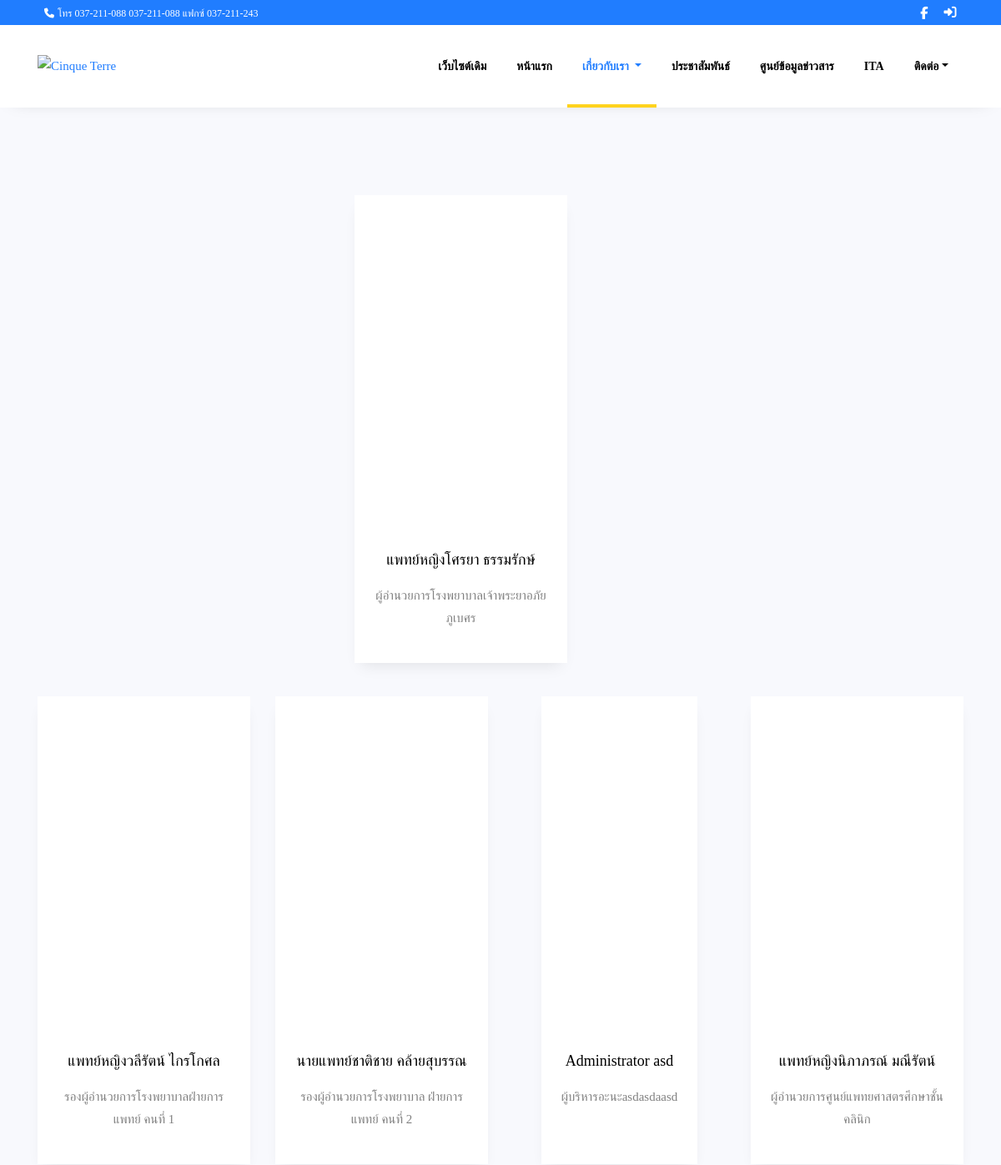
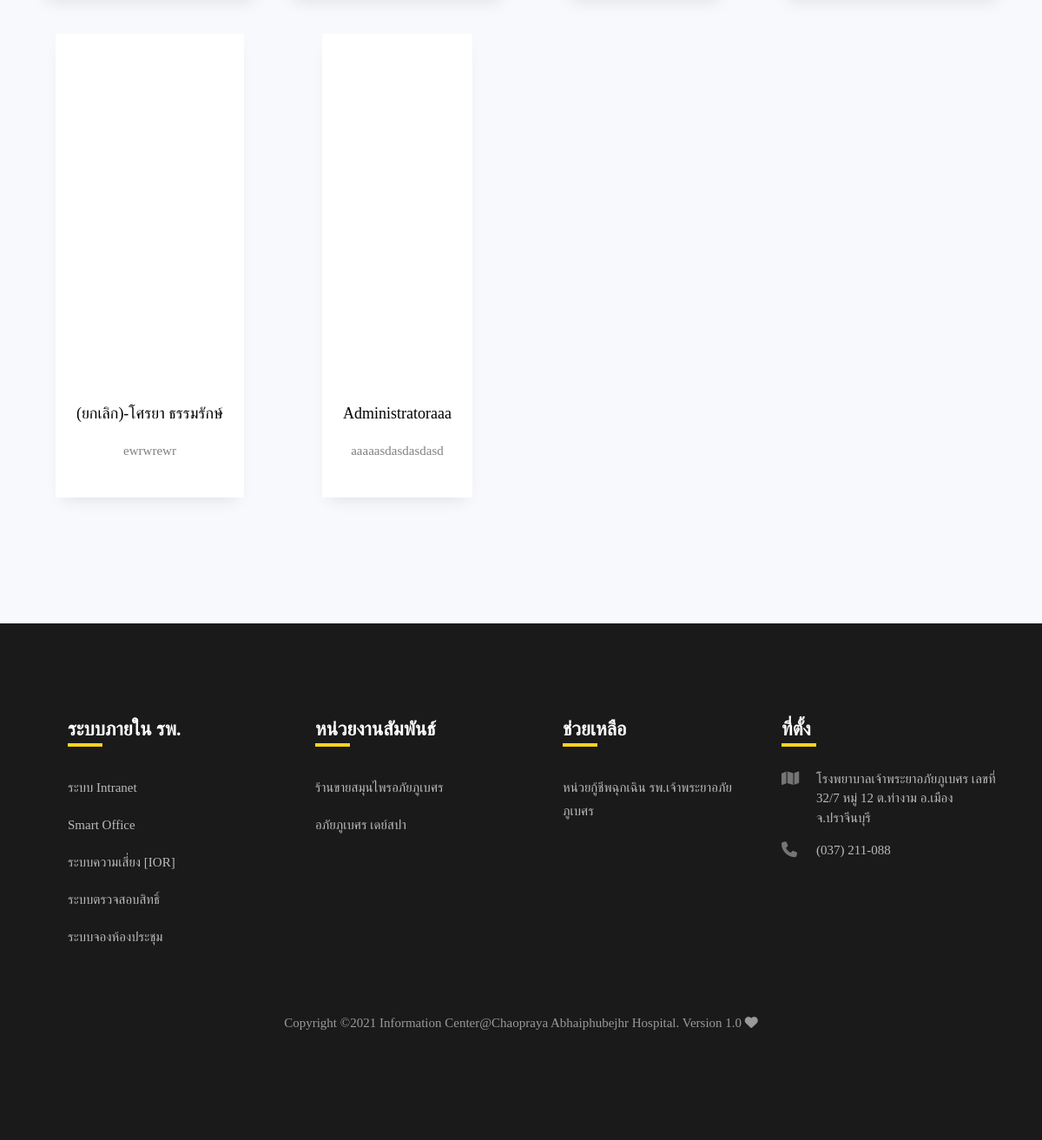
Page /Pages/manager.php on the committed database (2 pictures, top to bottom).
### tables this page shows
CREATE TABLE `cpa_ceo`  (
  `cpa_ceo_id` int(11) NOT NULL AUTO_INCREMENT,
  `cpa_ceo_name` varchar(255) DEFAULT NULL,
  `cpa_ceo_detail` varchar(255) DEFAULT NULL,
  `cpa_ceo_picturename` varchar(255) DEFAULT NULL,
  `cpa_ceo_position_show` int(20) DEFAULT NULL,
  `cpa_ceo_createdate` datetime(0) DEFAULT NULL,
  `cpa_ceo_statusactive` int(3) DEFAULT NULL,
  PRIMARY KEY (`cpa_ceo_id`) USING BTREE
);

CREATE TABLE `cpa_web_footer_group`  (
  `cpa_footer_group_id` int(11) NOT NULL,
  `cpa_footer_group_name` varchar(255) DEFAULT NULL,
  `cpa_footer_status` int(5) DEFAULT NULL,
  PRIMARY KEY (`cpa_footer_group_id`) USING BTREE
);

CREATE TABLE `cpa_web_footermenu`  (
  `cpa_footer_id` int(11) NOT NULL AUTO_INCREMENT,
  `cpa_footer_name` varchar(255) DEFAULT NULL,
  `cpa_footer_link` varchar(255) DEFAULT NULL,
  `cpa_footer_group_id` int(50) DEFAULT NULL,
  `cpa_footer_status` varchar(50) DEFAULT NULL,
  PRIMARY KEY (`cpa_footer_id`) USING BTREE
);

### Pages/manager.php (the view, shortened to what this page needs)
<!DOCTYPE html>
<html lang="en">
<head>
	<?php include "./cpawebsite/components/header.php"; ?>
</head>
<body>
    <?php $page = "about";
    include "./cpawebsite/components/navbar.php"; ?>
    <section class="ftco-section bg-light">
        <div class="container">
            <div class="row d-flex">
            <?php
				$selectceo = "SELECT * FROM cpa_ceo where cpa_ceo_statusactive = '1' ORDER BY cpa_ceo_position_show desc";
				$queryselectceo = mysqli_query($con, $selectceo);
				while ($ResultCeo = mysqli_fetch_assoc($queryselectceo)) {
                    $cc +=1;
                ?>
                    <?php if($cc ==1 ) {echo  '<div class="col-md-4"></div>';}?>
					<div class="col-md-3 d-flex ftco-animate justify-content-center ">
						<div class="blog-entry align-self-stretch">
							<a class="block-heights" style="background-image: url('./cpawebsite/uploads/image/ceo/<?php echo $ResultCeo['cpa_ceo_picturename'];?>');">
							</a>
							<div class="text p-4 text-center">
								<h3 class="heading"><a href="#"><?php echo $ResultCeo['cpa_ceo_name'];?></a></h3>
								<p><?php echo $ResultCeo['cpa_ceo_detail'];?></p>
							</div>
                        </div>
                    </div>
                    <?php if($cc ==1 ) {echo  '<div class="col-md-4"></div>';}?>
				<?php } ?>
            </div>
        </div>
    </section>
    <?php include "./cpawebsite/components/footer.php" ?>
</body>
</html>

### components/header.php (shortened to what this page needs)
<link rel="stylesheet" href="https://stackpath.bootstrapcdn.com/font-awesome/4.7.0/css/font-awesome.min.css">
<link rel="stylesheet" href="./cpawebsite/css/animate.css">
<link rel="stylesheet" href="./cpawebsite/css/owl.carousel.min.css">
<link rel="stylesheet" href="./cpawebsite/css/owl.theme.default.min.css">
<link rel="stylesheet" href="./cpawebsite/css/magnific-popup.css">
<link rel="stylesheet" href="./cpawebsite/css/bootstrap-datepicker.css">
<link rel="stylesheet" href="./cpawebsite/css/jquery.timepicker.css">
<link rel="stylesheet" href="./cpawebsite/css/flaticon.css">
<link rel="stylesheet" href="./cpawebsite/css/style.css">

### components/navbar.php (shortened to what this page needs)
<div class="wrap">
	<div class="container">
		<div class="row">
			<div class="col-md-6 d-flex align-items-center">
				<p class="mb-0 phone pl-md-2">
					<a href="#" class="mr-2"><span class="fa fa-phone mr-1"></span>โทร 037-211-088 037-211-088 แฟกซ์ 037-211-243</a>
				</p>
			</div>
			<div class="col-md-6 d-flex justify-content-md-end">
				<div class="social-media">
					<p class="mb-0 d-flex">
						<a href="https://www.facebook.com/abhaibhubejhrhospital/" target="_blank" class="d-flex align-items-center justify-content-center"><span class="fab fa-facebook-f"></span></a>
						<a href="./cpawebsite/admin/login.php" target="_blank" class="d-flex align-items-center justify-content-center"><span class=""><i class="fas fa-sign-in-alt" aria-hidden="true"></i></span></a>
					</p>
				</div>
			</div>
		</div>
	</div>
</div>
<nav class="navbar navbar-expand-lg navbar-dark ftco_navbar bg-dark ftco-navbar-light" id="ftco-navbar">
	<div class="container">
	   <a href="./"><img src="./cpawebsite/uploads/image/apay.png"  alt="Cinque Terre" height="70"></a>
		<div class="collapse navbar-collapse" id="ftco-nav">
			<ul class="navbar-nav ml-auto">
				<li class="nav-item "> <a href="./web_63" class="nav-link">เว็บไซต์เดิม</a></li>
				<li class="nav-item <?php if ($page == "index") {
										echo "active";
									} ?>"> <a href="./" class="nav-link">หน้าแรก</a></li>
				<li class="nav-item <?php if ($page == "about") {
										echo "active";
									} ?> dropdown">
					<a class="nav-link dropdown-toggle" href="#" id="navbarDropdown" role="button" data-toggle="dropdown" aria-haspopup="true" aria-expanded="false">
						เกี่ยวกับเรา
					</a>
				</li>
				<li class="nav-item <?php if ($page == "news") {
										echo "active";
									} ?>"><a href="news" class="nav-link">ประชาสัมพันธ์</a></li>
				<li class="nav-item"><a href="http://wops.moph.go.th/ops/oic/" target="_blank" class="nav-link">ศูนย์ข้อมูลข่าวสาร</a></li>
				<li class="nav-item <?php if ($page == "ita") {
										echo "active";
									} ?> "><a href="./ita" class="nav-link">ITA</a></li>
				<li class="nav-item <?php if ($page == "contact") {
										echo "active";
									} ?> dropdown">
					<a class="nav-link dropdown-toggle" href="#" id="navbarDropdown" role="button" data-toggle="dropdown" aria-haspopup="true" aria-expanded="false"> ติดต่อ</a>
				</li>
			</ul>
		</div>
	</div>
</nav>

### components/footer.php (shortened to what this page needs)
<footer class="footer">
	<div class="container">
		<div class="row">
			<?php
			$selectfootergroup = "SELECT * FROM cpa_web_footer_group where cpa_footer_status = '1'";
			$queryfootergroup = mysqli_query($con, $selectfootergroup);
			while ($Result = mysqli_fetch_assoc($queryfootergroup)) {
			?>
				<div class="col-md-6 col-lg-3 pl-lg-5 mb-1 mb-md-0">
					<h2 class="footer-heading"><?php echo $Result['cpa_footer_group_name']; ?></h2>
					<ul class="list-unstyled">
						<?php
						$selectfootermenu = "SELECT * FROM cpa_web_footermenu where cpa_footer_group_id = '" . $Result["cpa_footer_group_id"] . "' and cpa_footer_status = '1'";
						$queryfootermenu = mysqli_query($con, $selectfootermenu);
						while ($Resultmenu = mysqli_fetch_assoc($queryfootermenu)) { ?>
							<li><a href="<?php  if($Resultmenu['cpa_footer_link'] =='' || null ){echo '#';}else echo $Resultmenu['cpa_footer_link'] ;?>"  class="py-2 d-block">
							<?php echo $Resultmenu['cpa_footer_name'] ;?></a></li>
						<?php } ?>
					</ul>
				</div>
			<?php } ?>
			<div class="col-md-6 col-lg-3 mb-4 mb-md-0">
				<h2 class="footer-heading">ที่ตั้ง</h2>
				<div class="block-23 mb-3">
					<ul>
						<li><span class="icon fa fa-map"></span><span class="text">โรงพยาบาลเจ้าพระยาอภัยภูเบศร เลขที่ 32/7 หมู่ 12 ต.ท่างาม อ.เมืองจ.ปราจีนบุรี </span></li>
						<li><a href="#"><span class="icon fa fa-phone"></span><span class="text">(037) 211-088</span></a></li>
					</ul>
				</div>
			</div>
		</div>
		<div class="row mt-5">
			<div class="col-md-12 text-center">
				<p class="copyright">
					Copyright &copy; Information Center@Chaopraya Abhaiphubejhr Hospital. Version 1.0 <i class="fa fa-heart" aria-hidden="true"></i>
				</p>
			</div>
		</div>
	</div>
</footer>

### components/navbar.php (style rules this page uses)
div { font-family: myFirstFont; }

### Pages/manager.php (style rules this page uses)
.block-heights { overflow: hidden; background-size: cover; background-repeat: no-repeat; --background-position: center center; height: 400px; position: relative; display: block; }

### rows in the picture
cpa_ceo: cpa_ceo_name "แพทย์หญิงโศรยา ธรรมรักษ์", cpa_ceo_detail "ผู้อำนวยการโรงพยาบาลเจ้าพระยาอภัยภูเบศร"
cpa_ceo: cpa_ceo_name "แพทย์หญิงวลีรัตน์ ไกรโกศล", cpa_ceo_detail "รองผู้อำนวยการโรงพยาบาลฝ่ายการแพทย์ คนที่ 1"
cpa_ceo: cpa_ceo_name "นายแพทย์ชาติชาย คล้ายสุบรรณ", cpa_ceo_detail "รองผู้อำนวยการโรงพยาบาล ฝ่ายการแพทย์ คนที่ 2"
cpa_ceo: cpa_ceo_name "Administrator asd", cpa_ceo_detail "ผู้บริหารอะนะasdasdaasd"
cpa_ceo: cpa_ceo_name "แพทย์หญิงนิภาภรณ์ มณีรัตน์", cpa_ceo_detail "ผู้อำนวยการศูนย์แพทยศาสตรศึกษาชั้นคลินิก"
cpa_ceo: cpa_ceo_name "(ยกเลิก)-โศรยา ธรรมรักษ์", cpa_ceo_detail "ewrwrewr"
cpa_ceo: cpa_ceo_name "Administratoraaa", cpa_ceo_detail "aaaaasdasdasdasd"
cpa_web_footer_group: cpa_footer_group_name "ระบบภายใน รพ."
cpa_web_footermenu: cpa_footer_name "ระบบ Intranet"
cpa_web_footermenu: cpa_footer_name "Smart Office"
cpa_web_footermenu: cpa_footer_name "ระบบความเสี่ยง [IOR]"
cpa_web_footermenu: cpa_footer_name "ระบบตรวจสอบสิทธิ์"
cpa_web_footermenu: cpa_footer_name "ระบบจองห้องประชุม"
cpa_web_footer_group: cpa_footer_group_name "หน่วยงานสัมพันธ์"
cpa_web_footermenu: cpa_footer_name "ร้านขายสมุนไพรอภัยภูเบศร"
cpa_web_footermenu: cpa_footer_name "อภัยภูเบศร เดย์สปา"
cpa_web_footer_group: cpa_footer_group_name "ช่วยเหลือ"
cpa_web_footermenu: cpa_footer_name "หน่วยกู้ชีพฉุกเฉิน รพ.เจ้าพระยาอภัยภูเบศร"
